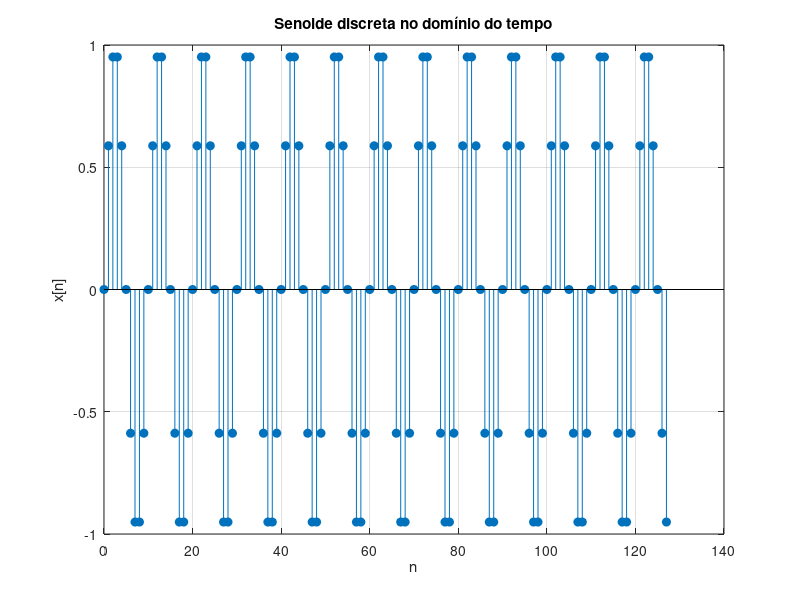
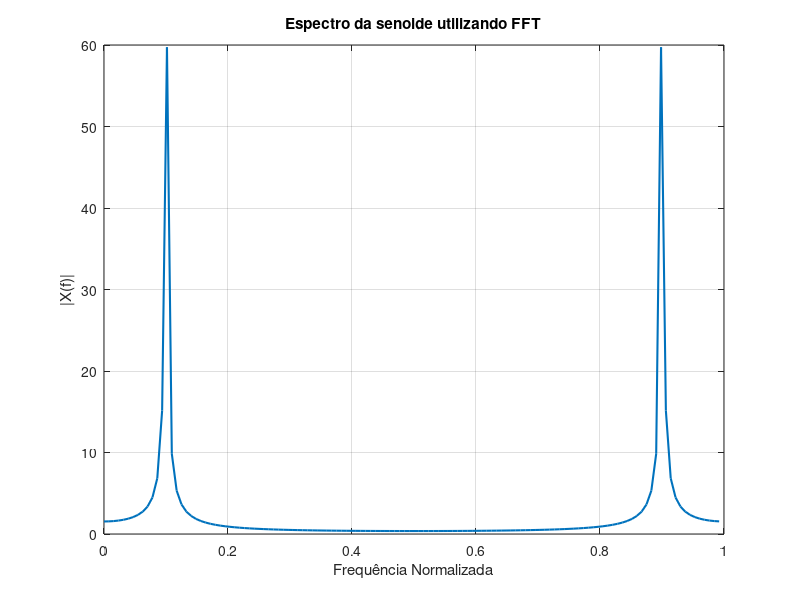

MATLAB code for these plots, in order:
clc;
clear;
close all;

f0 = 0.1;
N = 128;

n = 0:N-1;

x = sin(2*pi*f0*n);

figure;
stem(n, x, 'filled');
xlabel('n');
ylabel('x[n]');
title('Senoide discreta no domínio do tempo');
grid on;

X = fft(x);

magX = abs(X);

f = (0:N-1)/N;

figure;
plot(f, magX, 'LineWidth', 1.5);
xlabel('Frequência Normalizada');
ylabel('|X(f)|');
title('Espectro da senoide utilizando FFT');
grid on;
